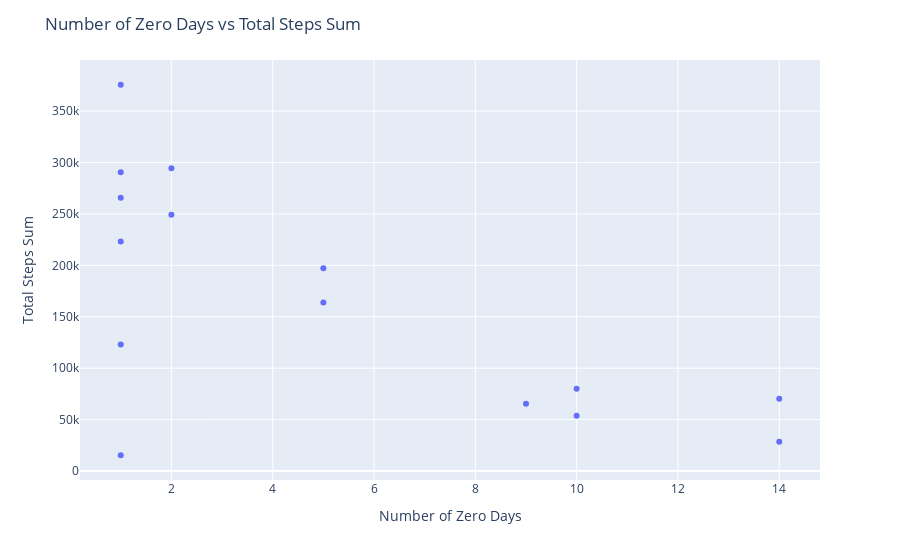

Source (notebook cell):
### Markdown cell above
Let's analyze the aforementioned outlier. The user with the id 4057192912. Let's analyze his activity patterns in more detail. Furthermore it will be interesting to see if larger datasets with more users contain more of such user behaviour. Wearing the FitBit continuosly but not being very active while doing so. Such users could maybe be motivated by targeted marketing campaigns and notifications to increase their activity. This might lead to health benefits and thus customer satisfaction and retention.

Also as an alternative to the static approach we took above to find out the user 4057192912, we can generate an interactive plotly graph and hover over the datapoint to find out the id.

### Code cell
# Creating an interactive scatter plot with hover information
fig = px.scatter(merged_df, x='zero_days_count', y='total_steps_sum', hover_data=['id'])
fig.update_layout(
    title='Number of Zero Days vs Total Steps Sum',
    xaxis_title='Number of Zero Days',
    yaxis_title='Total Steps Sum'
)
fig.show()

### Figure 1 — Plotly figure (JSON) as saved in the notebook; plotly's stock layout.template omitted (floating-point values rounded to 4 significant figures)
{"data": [{"customdata": [["1503960366"], ["1844505072"], ["1927972279"], ["4020332650"], ["4057192912"], ["4702921684"], ["5577150313"], ["6117666160"], ["6290855005"], ["6775888955"], ["7007744171"], ["7086361926"], ["8253242879"], ["8583815059"], ["8792009665"]], "hovertemplate": "zero_days_count=%{x}<br>total_steps_sum=%{y}<br>id=%{customdata[0]}<extra></extra>", "legendgroup": "", "marker": {"color": "#636efa", "symbol": "circle"}, "mode": "markers", "name": "", "orientation": "v", "showlegend": false, "type": "scatter", "x": [1, 10, 14, 14, 1, 1, 2, 5, 5, 9, 2, 1, 1, 1, 10], "xaxis": "x", "y": [375619, 79982, 28400, 70284, 15352, 265734, 249133, 197308, 163837, 65512, 294409, 290525, 123161, 223154, 53758], "yaxis": "y"}], "layout": {"legend": {"tracegroupgap": 0}, "margin": {"t": 60}, "title": {"text": "Number of Zero Days vs Total Steps Sum"}, "xaxis": {"anchor": "y", "domain": [0, 1], "title": {"text": "Number of Zero Days"}}, "yaxis": {"anchor": "x", "domain": [0, 1], "title": {"text": "Total Steps Sum"}}}}
